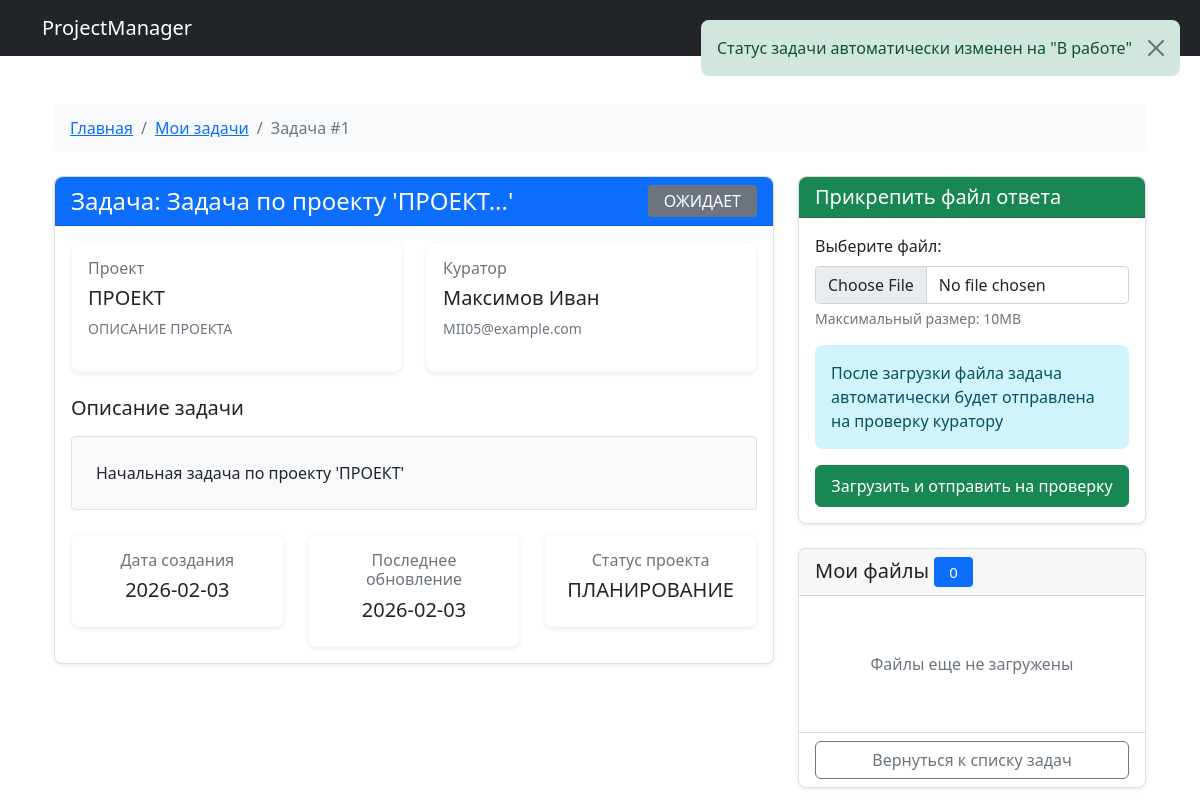
Page /cadet/task/1 (signed in) on the committed database.
### tables this page shows
CREATE TABLE tasks (
                        id INTEGER PRIMARY KEY AUTOINCREMENT,
                        project_id INTEGER NOT NULL,
                        cadet_id INTEGER NOT NULL,
                        title VARCHAR(255) NOT NULL,
                        description TEXT,
                        status_code INTEGER CHECK(status_code IN (1, 2, 3, 4)) NOT NULL DEFAULT 1,
                        created_at DATETIME DEFAULT CURRENT_TIMESTAMP,
                        updated_at DATETIME DEFAULT CURRENT_TIMESTAMP,
                        FOREIGN KEY (project_id) REFERENCES projects(id) ON DELETE CASCADE,
                        FOREIGN KEY (cadet_id) REFERENCES users(id) ON DELETE CASCADE
                    );

CREATE TABLE task_status_codes (
                        status_code INTEGER PRIMARY KEY,
                        status_name VARCHAR(20) NOT NULL,
                        description TEXT
                    );

CREATE TABLE projects (
                        id INTEGER PRIMARY KEY AUTOINCREMENT,
                        title VARCHAR(255) NOT NULL,
                        description TEXT,
                        curator_id INTEGER NOT NULL,
                        status VARCHAR(20) CHECK(status IN ('планирование', 'активен', 'завершён')) NOT NULL,
                        deadline DATE,
                        created_at DATETIME DEFAULT CURRENT_TIMESTAMP,
                        FOREIGN KEY (curator_id) REFERENCES users(id) ON DELETE CASCADE
                    );

CREATE TABLE users (
                        id INTEGER PRIMARY KEY AUTOINCREMENT,
                        username VARCHAR(50) NOT NULL,
                        surname VARCHAR(50) NOT NULL,
                        patronymic VARCHAR(50),
                        email VARCHAR(100) NOT NULL UNIQUE,
                        password_hash VARCHAR(255) NOT NULL,
                        role VARCHAR(10) CHECK(role IN ('куратор', 'курсант')) NOT NULL,
                        registration_date DATETIME DEFAULT CURRENT_TIMESTAMP,
                        academic_group VARCHAR(50)
                    );

### app.py (the view, shortened to what this page needs)
@app.route('/cadet/task/<int:task_id>', methods=['GET', 'POST'])
@login_required
@role_required('курсант')
def cadet_task_detail(task_id):
    db = DatabaseManager()
    try:
        task = db.get_task_with_all_details(task_id, session['user_id'])
        if not task:
            flash('Задача не найдена или у вас нет к ней доступа', 'error')
            return redirect(url_for('cadet_tasks_table'))
        if task['status_code'] == 1:
            db.update_cadet_task_status(task_id, session['user_id'], 2)
            task = db.get_task_with_all_details(task_id, session['user_id'])
            flash('Статус задачи автоматически изменен на "В работе"', 'info')
        files = db.get_task_files(task_id, session['user_id'])
        return render_template('cadet_task_detail.html',
                               task=task,
                               files=files)
    except Exception as e:
        flash(f'Ошибка при загрузке задачи: {str(e)}', 'error')
        return redirect(url_for('cadet_tasks_table'))

### templates/cadet_task_detail.html (shortened to what this page needs)
{% extends "base.html" %}
{% block content %}
<div class="container py-4">
    <nav aria-label="breadcrumb" class="mb-4">
        <ol class="breadcrumb">
            <li class="breadcrumb-item"><a href="{{ url_for('cadet_dashboard') }}">Главная</a></li>
            <li class="breadcrumb-item"><a href="{{ url_for('cadet_tasks_table') }}">Мои задачи</a></li>
            <li class="breadcrumb-item active">Задача #{{ task.id }}</li>
        </ol>
    </nav>
    <div class="row">
        <div class="col-lg-8">
            <div class="card mb-4">
                <div class="card-header bg-primary text-white">
                    <div class="d-flex justify-content-between align-items-center">
                        <h4 class="mb-0">
                             Задача: {{ task.title }}
                        </h4>
                        <span class="badge {% if task.status_name == 'в работе' %}bg-warning
                                           {% elif task.status_name == 'на проверке' %}bg-info
                                           {% elif task.status_name == 'завершена' %}bg-success
                                           {% else %}bg-secondary{% endif %} fs-6">
                            {{ task.status_name|upper }}
                        </span>
                    </div>
                </div>
                <div class="card-body">
                    <div class="row mb-4">
                        <div class="col-md-6">
                            <div class="card border-light">
                                <div class="card-body">
                                    <h6 class="card-title text-muted">
                                         Проект
                                    </h6>
                                    <h5 class="mb-0">{{ task.project_title }}</h5>
                                    {% if task.project_description %}
                                    <p class="text-muted small mt-2">{{ task.project_description|truncate(100) }}</p>
                                    {% endif %}
                                </div>
                            </div>
                        </div>
                        <div class="col-md-6">
                            <div class="card border-light">
                                <div class="card-body">
                                    <h6 class="card-title text-muted">
                                         Куратор
                                    </h6>
                                    <h5 class="mb-0">{{ task.curator_surname }} {{ task.curator_name }}</h5>
                                    <p class="text-muted small mt-2">
                                         {{ task.curator_email }}
                                    </p>
                                </div>
                            </div>
                        </div>
                    </div>
                    <div class="mb-4">
                        <h5 class="mb-3">
                             Описание задачи
                        </h5>
                        {% if task.description %}
                        <div class="border rounded p-4 bg-light">
                            {{ task.description|replace('\n', '<br>')|safe }}
                        </div>
                        {% else %}
                        <div class="text-center py-4 border rounded bg-light">
                            <i class="bi bi-card-text display-4 text-muted"></i>
                            <p class="text-muted mt-3">Описание отсутствует</p>
                        </div>
                        {% endif %}
                    </div>
                    <div class="row">
                        <div class="col-md-4">
                            <div class="card border-light">
                                <div class="card-body text-center">
                                    <h6 class="text-muted">Дата создания</h6>
                                    <h5>{{ task.created_at[:10] }}</h5>
                                </div>
                            </div>
                        </div>
                        <div class="col-md-4">
                            <div class="card border-light">
                                <div class="card-body text-center">
                                    <h6 class="text-muted">Последнее обновление</h6>
                                    <h5>{{ task.updated_at[:10] }}</h5>
                                </div>
                            </div>
                        </div>
                        <div class="col-md-4">
                            <div class="card border-light">
                                <div class="card-body text-center">
                                    <h6 class="text-muted">Статус проекта</h6>
                                    <h5 class="text-uppercase">{{ task.project_status }}</h5>
                                </div>
                            </div>
                        </div>
                    </div>
                </div>
            </div>
        </div>
        <div class="col-lg-4">
            <div class="card mb-4">
                <div class="card-header bg-success text-white">
                    <h5 class="mb-0">
                         Прикрепить файл ответа
                    </h5>
                </div>
                <div class="card-body">
                    <form method="POST" action="{{ url_for('cadet_task_detail', task_id=task.id) }}"
                          enctype="multipart/form-data" id="uploadForm">
                        <div class="mb-3">
                            <label for="file" class="form-label">Выберите файл:</label>
                            <input class="form-control" type="file" id="file" name="file" required
                                   accept=".pdf,.doc,.docx,.txt,.zip,.rar,.jpg,.jpeg,.png,.gif">
                            <div class="form-text">
                                Максимальный размер: 10MB
                            </div>
                        </div>
                        <div class="alert alert-info">
                            После загрузки файла задача автоматически будет отправлена на проверку куратору
                        </div>
                        <button type="submit" class="btn btn-success w-100 py-2">
                             Загрузить и отправить на проверку
                        </button>
                    </form>
                </div>
            </div>
            <div class="card">
                <div class="card-header">
                    <h5 class="mb-0">
                         Мои файлы
                        <span class="badge bg-primary">{{ files|length }}</span>
                    </h5>
                </div>
                <div class="card-body">
                    {% if files %}
                    <div class="list-group list-group-flush">
                        {% for file in files %}
                        <div class="list-group-item border-0 px-0">
                            <div class="d-flex align-items-start">
                                {% if file.mime_type and 'image' in file.mime_type %}
                                <i class="bi bi-file-image fs-4 text-primary me-3"></i>
                                {% elif file.mime_type and 'pdf' in file.mime_type %}
                                <i class="bi bi-file-pdf fs-4 text-danger me-3"></i>
                                {% elif file.mime_type and 'word' in file.mime_type or file.filename.endswith('.doc') or file.filename.endswith('.docx') %}
                                <i class="bi bi-file-word fs-4 text-primary me-3"></i>
                                {% elif file.mime_type and 'zip' in file.mime_type or file.filename.endswith('.zip') or file.filename.endswith('.rar') %}
                                <i class="bi bi-file-zip fs-4 text-warning me-3"></i>
                                {% else %}
                                <i class="bi bi-file-earmark fs-4 text-secondary me-3"></i>
                                {% endif %}
                                <div class="flex-grow-1">
                                    <h6 class="mb-1">{{ file.filename }}</h6>
                                    <small class="text-muted">
                                        <i class="bi bi-calendar"></i> {{ file.upload_time[:16] }}
                                        <br>
                                        <i class="bi bi-hdd"></i> {{ (file.file_size / 1024)|round(1) }} KB
                                    </small>
                                </div>
                                <div class="ms-2">
                                    <a href="/download/{{ file.id }}" class="btn btn-sm btn-outline-primary"
                                       target="_blank" title="Скачать">
                                        <i class="bi bi-download"></i>
                                    </a>
                                </div>
                            </div>
                        </div>
                        {% endfor %}
                    </div>
                    {% else %}
                    <div class="text-center py-4">
                        <p class="text-muted mt-3">Файлы еще не загружены</p>
                    </div>
                    {% endif %}
                </div>
                <div class="card-footer bg-transparent">
                    <a href="{{ url_for('cadet_tasks_table') }}" class="btn btn-outline-secondary w-100">
                         Вернуться к списку задач
                    </a>
                </div>
            </div>
        </div>
    </div>
</div>
{% endblock %}

### templates/base.html (shortened to what this page needs)
<!DOCTYPE html>
<html lang="ru">
<head>
    <link href="https://cdn.jsdelivr.net/npm/bootstrap@5.1.3/dist/css/bootstrap.min.css" rel="stylesheet">
</head>
<body>
    <nav class="navbar navbar-expand-lg navbar-dark bg-dark">
        <div class="container">
            <a class="navbar-brand" href="{{ url_for('index') }}">ProjectManager</a>
            <div class="navbar-nav ms-auto">
                {% if session.user_id %}
                    <span class="navbar-text me-3">Привет, {{ session.username }} ({{ session.role }})</span>
                    <a class="nav-link" href="{{ url_for('logout') }}">Выйти</a>
                {% else %}
                    <a class="nav-link" href="{{ url_for('login') }}">Вход</a>
                    <a class="nav-link" href="{{ url_for('register') }}">Регистрация</a>
                {% endif %}
            </div>
        </div>
    </nav>
    <div class="flash-messages">
        {% with messages = get_flashed_messages(with_categories=true) %}
            {% if messages %}
                {% for category, message in messages %}
                    <div class="alert alert-{{ 'danger' if category == 'error' else 'success' }} alert-dismissible fade show" role="alert">
                        {{ message }}
                        <button type="button" class="btn-close" data-bs-dismiss="alert"></button>
                    </div>
                {% endfor %}
            {% endif %}
        {% endwith %}
    </div>
    <div class="container mt-4">
        {% block content %}{% endblock %}
    </div>
</body>
</html>

### rows in the picture
tasks: id "1", title "Задача по проекту 'ПРОЕКТ...'", description "Начальная задача по проекту 'ПРОЕКТ'", created_at "2026-02-03", updated_at "2026-02-03"
task_status_codes: status_name "ОЖИДАЕТ"
projects: project_title "ПРОЕКТ", project_description "ОПИСАНИЕ ПРОЕКТА", project_status "ПЛАНИРОВАНИЕ"
users: curator_surname "Максимов", curator_name "Иван", curator_email "MII05@example.com"

### other values in the picture
{{ message }} "Статус задачи автоматически изменен на \"В работе\""
{{ files|length }} "0"
